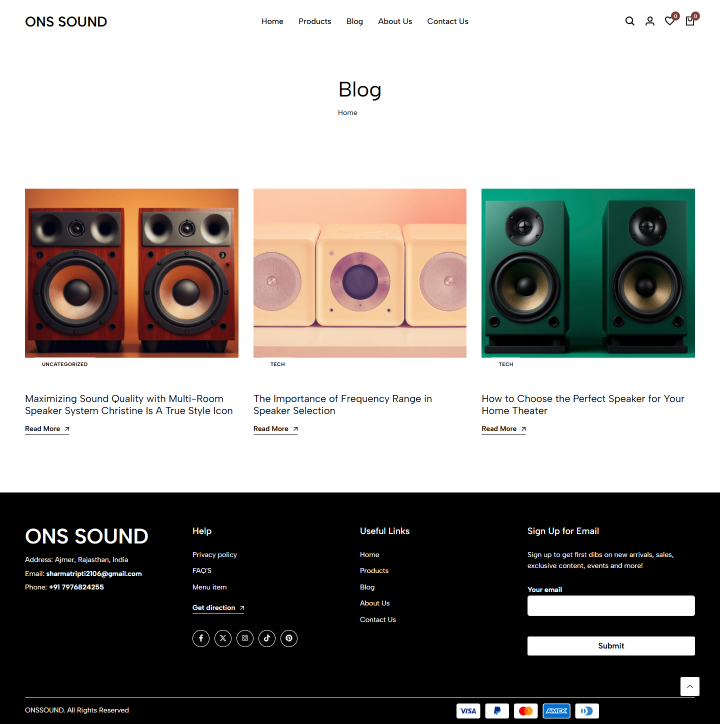
#> input picture ref_img/blog.png, 1440 x 1448 px, found by its file name (shown at 1/2 size)
$ python extract_clean_blog_images.py
#> lines starting #> are read from the running program, lines starting #| are printed output that depends on the picture
from PIL import Image

im = Image.open('ref_img/blog.png')
#> im is the input picture: PIL image 1440x1448 RGBA; mean R, G, B, A 150, 146.9, 143, 255

# Card 1: Wooden speakers
b1 = im.crop((50, 376, 477, 732))
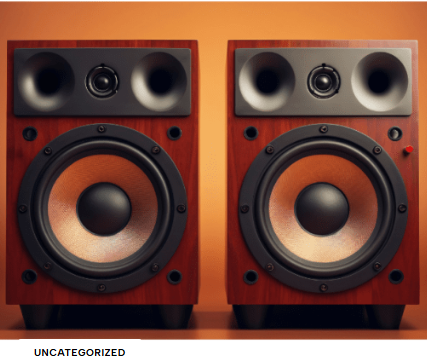
#> b1: PIL image 427x356 RGBA; mean R, G, B, A 117.1, 74.1, 59.1, 255
b1.save('assets/images/blog/blog-1.png')
b1.convert('RGB').save('assets/images/blog/blog-1.jpg')

# Card 2: Pink cube speakers
b2 = im.crop((507, 376, 933, 732))
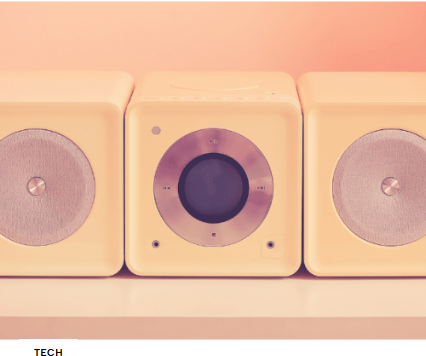
#> b2: PIL image 426x356 RGBA; mean R, G, B, A 233, 188.1, 161.6, 255
b2.save('assets/images/blog/blog-2.png')
b2.convert('RGB').save('assets/images/blog/blog-2.jpg')

# Card 3: Green monitor speakers
b3 = im.crop((963, 376, 1390, 732))
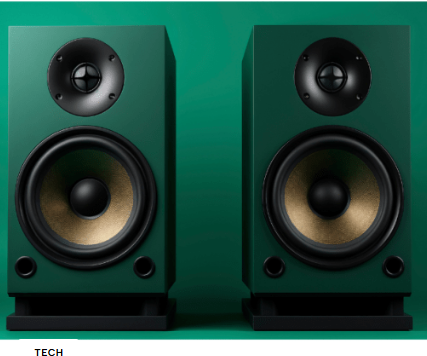
#> b3: PIL image 427x356 RGBA; mean R, G, B, A 33.6, 77.8, 65.6, 255
b3.save('assets/images/blog/blog-3.png')
b3.convert('RGB').save('assets/images/blog/blog-3.jpg')

print("Extracted exact unmasked blog images from ref_img/blog.png:")
print("  blog-1: size =", b1.size)
#|   blog-1: size = (427, 356)
print("  blog-2: size =", b2.size)
#|   blog-2: size = (426, 356)
print("  blog-3: size =", b3.size)
#|   blog-3: size = (427, 356)
